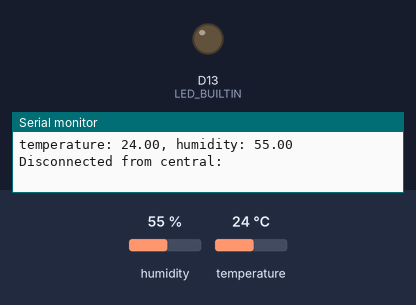
A sketch run on a simulated Arduino Nano 33 BLE. Shown: output pins drawn as LEDs (lit = HIGH), the last lines printed to the serial monitor. The inputs (shaded band) are chosen by the test bench; at power-on: humidity 55 %, temperature 24 °C. Nothing arrives over Bluetooth unless stated; a phone connects over Bluetooth LE 3 s after start.

Above: at 0.1 s.
At 3.1 s:
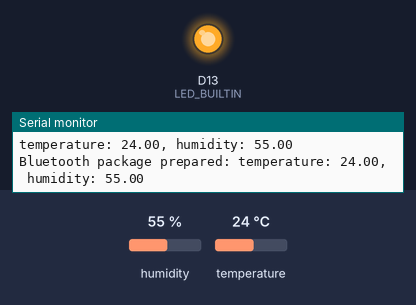
Timing chart, 0 to 4.6 s (numbered marks = the images above):
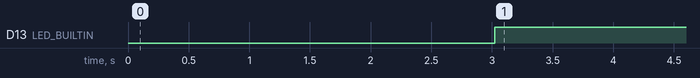

The sketch:

sensor_read.ino
```cpp
//Author: Thomas Lloyd

# include <Arduino_HTS221.h>
#include <ArduinoBLE.h>
#include <Wire.h>

BLEService environmentService("1101");
BLEUnsignedCharCharacteristic environmentDetailsChar("2101", BLERead | BLENotify);

void setup() {
  Serial.begin(9600);
  HTS.begin();

  //BLE
  //--------------------------------------
  while (!Serial);
  pinMode(LED_BUILTIN, OUTPUT);

  if (!BLE.begin()) {
  Serial.println("starting BLE failed!");
  while (1);
  }

  BLE.setLocalName("environment details");
  BLE.setAdvertisedService(environmentService);
  environmentService.addCharacteristic(environmentDetailsChar);
  BLE.addService(environmentService);
  BLE.advertise();
  Serial.println("Bluetooth device active, waiting for connections...");
  //--------------------------------------

  if (!HTS.begin()) {
    Serial.println("Failed to initialize humidity temperature sensor!");
    Serial.println("Trying again!");
    while (1);
  }
}

void loop() {
  // put your main code here, to run repeatedly:

  // read temp and humidity
  float temp_humid_array[2];
  temp_humid_array[0] = HTS.readTemperature();
  temp_humid_array[1] = HTS.readHumidity();

  Serial.print("temperature: ");
  Serial.print(temp_humid_array[0]);
  Serial.print(", humidity: ");
  Serial.println(temp_humid_array[1]);


  BLEDevice central = BLE.central();

  if (central) {
  Serial.print("Connected to central: ");
  Serial.println(central.address());
  digitalWrite(LED_BUILTIN, HIGH);

  while (central.connected()) {
        // read temp and humidity
        float temp_humid_array[2];
        temp_humid_array[0] = HTS.readTemperature();
        temp_humid_array[1] = HTS.readHumidity();

        Serial.print("temperature: ");
        Serial.print(temp_humid_array[0]);
        Serial.print(", humidity: ");
        Serial.println(temp_humid_array[1]);

        String environmentDetails = String("temperature: " + String(temp_humid_array[0]) + ", humidity: " + String(temp_humid_array[1]));
        int temp = int(temp_humid_array[0]);
        Serial.print("Bluetooth package prepared: ");
        Serial.println(environmentDetails);
        environmentDetailsChar.writeValue(temp);
        delay(200);
    }
  }

  digitalWrite(LED_BUILTIN, LOW);
  Serial.print("Disconnected from central: ");
  Serial.println(central.address());
  delay(1000);

}
```

Measured:
- by itself, D13 (LED_BUILTIN): LOW → HIGH at 3.0 s
